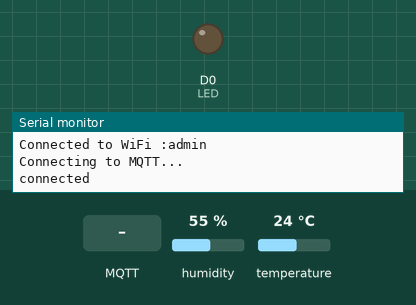
This sketch was run on a simulated ESP8266 (NodeMCU). Parts: output pins drawn as LEDs (lit = HIGH), the last lines printed to the serial monitor. The inputs (shaded band) are chosen by the test bench; at power-on: humidity 55 %, temperature 24 °C. WiFi joins after 1.5 s; servers stay silent unless stated; no MQTT or app messages arrive unless stated.

Above: at 2.7 s.
2.8 s: MQTT message "on" arrives on the first subscribed topic
At 4.1 s:
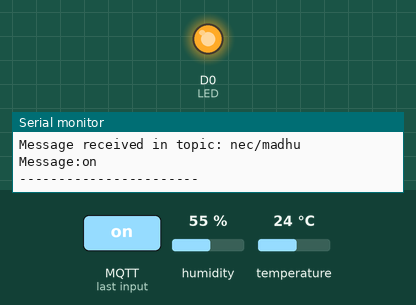
5.0 s: MQTT message "off" arrives on the first subscribed topic
At 6.9 s:
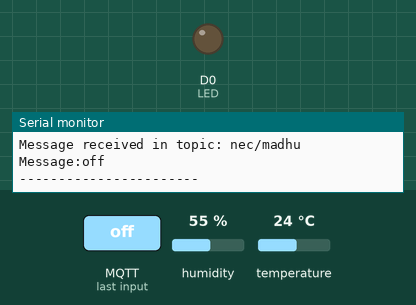
Timing chart, 0 to 8.4 s (numbered marks = the images above; inputs shaded):
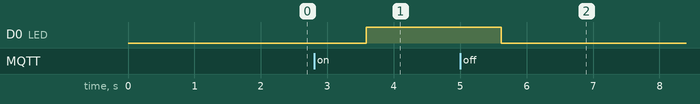

The sketch:

main.ino
```cpp
#include <ESP8266WiFi.h>
#include <PubSubClient.h>
#include <DHT.h>
#define LED D0

DHT dht(D2,DHT11);
#define MSG_BUFFER_SIZE  (50)
char msg[MSG_BUFFER_SIZE];

const char* ssid = "admin";
const char* password =  "12345678";
const char* mqtt_server = "broker.hivemq.com";
const int mqtt_port = 1883;

WiFiClient espClient;
PubSubClient client(espClient);
void setup()
{
  pinMode(LED, OUTPUT);
  Serial.begin(9600);
  dht.begin();
  WiFi.begin(ssid, password);
  while (WiFi.status() != WL_CONNECTED)
  {
    delay(500);
    Serial.println("Connecting to WiFi..");
  }
  Serial.print("Connected to WiFi :");
  Serial.println(WiFi.SSID());
  client.setServer(mqtt_server, mqtt_port);
  client.setCallback(MQTTcallback);
  while (!client.connected())
  {
    Serial.println("Connecting to MQTT...");
    if (client.connect("ESP8266"))
    {
      Serial.println("connected");
    }
    else
    {
      Serial.print("failed with state ");
      Serial.println(client.state());
      delay(2000);
    }
  }
  client.subscribe("nec/madhu");
}
void MQTTcallback(char* topic, byte* payload, unsigned int length)
{
  Serial.print("Message received in topic: ");
  Serial.println(topic);
  Serial.print("Message:");
  String message;
  for (int i = 0; i < length; i++)
  {
    message = message + (char)payload[i];
  }
  Serial.print(message);
  if (message == "on")
  {
    digitalWrite(LED, HIGH);
  }
  else if (message == "off")
  {
    digitalWrite(LED, LOW);
  }
  Serial.println();
  Serial.println("-----------------------");
}
void loop()
{
  float h=dht.readHumidity();
  float t=dht.readTemperature();
  if(isnan(h)||isnan(t))
    return;
  snprintf (msg, MSG_BUFFER_SIZE, "H: %f, T: %f", h,t);
  client.publish("nec/dht11", msg);
  delay(1000);
  client.loop();
}
```

Measured:
- after the input at 2.8 s, D0 (LED): LOW → HIGH after 0.79 s
- after the input at 5.0 s, D0 (LED): HIGH → LOW after 0.62 s
